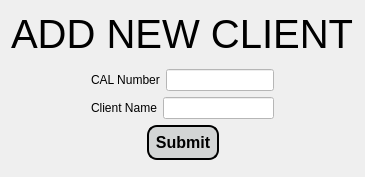
            <widget class="QWidget" name="add_page">
             <layout class="QVBoxLayout" name="verticalLayout_10">
              <item alignment="Qt::AlignHCenter">
               <widget class="QLabel" name="label_17">
                <property name="maximumSize">
                 <size>
                  <width>16777215</width>
                  <height>50</height>
                 </size>
                </property>
                <property name="font">
                 <font>
                  <pointsize>30</pointsize>
                 </font>
                </property>
                <property name="text">
                 <string>ADD NEW CLIENT</string>
                </property>
               </widget>
              </item>
              <item>
               <widget class="QFrame" name="frame_6">
                <property name="maximumSize">
                 <size>
                  <width>16777215</width>
                  <height>10</height>
                 </size>
                </property>
                <property name="frameShape">
                 <enum>QFrame::NoFrame</enum>
                </property>
                <property name="frameShadow">
                 <enum>QFrame::Raised</enum>
                </property>
               </widget>
              </item>
              <item>
               <layout class="QHBoxLayout" name="horizontalLayout_9">
                <item>
                 <spacer name="horizontalSpacer_2">
                  <property name="orientation">
                   <enum>Qt::Horizontal</enum>
                  </property>
                  <property name="sizeHint" stdset="0">
                   <size>
                    <width>40</width>
                    <height>20</height>
                   </size>
                  </property>
                 </spacer>
                </item>
                <item>
                 <layout class="QVBoxLayout" name="verticalLayout_9">
                  <item>
                   <layout class="QHBoxLayout" name="horizontalLayout_4">
                    <item>
                     <widget class="QLabel" name="label_18">
                      <property name="text">
                       <string>CAL Number</string>
                      </property>
                     </widget>
                    </item>
                    <item>
                     <widget class="QLineEdit" name="lineEdit_5">
                      <property name="styleSheet">
                       <string notr="true">background-color: rgb(255, 255, 255);</string>
                      </property>
                     </widget>
                    </item>
                   </layout>
                  </item>
                  <item>
                   <layout class="QHBoxLayout" name="horizontalLayout_5">
                    <item>
                     <widget class="QLabel" name="label_19">
                      <property name="text">
                       <string>Client Name</string>
                      </property>
                     </widget>
                    </item>
                    <item>
                     <widget class="QLineEdit" name="lineEdit_6">
                      <property name="styleSheet">
                       <string notr="true">background-color: rgb(255, 255, 255);
</string>
                      </property>
                     </widget>
                    </item>
                   </layout>
                  </item>
                 </layout>
                </item>
                <item>
                 <spacer name="horizontalSpacer">
                  <property name="orientation">
                   <enum>Qt::Horizontal</enum>
                  </property>
                  <property name="sizeHint" stdset="0">
                   <size>
                    <width>20</width>
                    <height>13</height>
                   </size>
                  </property>
                 </spacer>
                </item>
               </layout>
              </item>
              <item>
               <layout class="QHBoxLayout" name="horizontalLayout_10">
                <item>
                 <spacer name="horizontalSpacer_4">
                  <property name="orientation">
                   <enum>Qt::Horizontal</enum>
                  </property>
                  <property name="sizeHint" stdset="0">
                   <size>
                    <width>40</width>
                    <height>20</height>
                   </size>
                  </property>
                 </spacer>
                </item>
                <item>
                 <widget class="QPushButton" name="pushButton_7">
                  <property name="styleSheet">
                   <string notr="true">QPushButton{
background-color: rgb(211, 213, 213);
color:black;
border-style:outset;
border-width:2px;
border-radius:10px;
border-color: black;
font:bold 16px;
padding: 6;
}

QPushButton:hover{
background-color: rgb(83, 82, 82);
color: white;
}

QPushButton:pressed{
background-color: white;
}
</string>
                  </property>
                  <property name="text">
                   <string>Submit</string>
                  </property>
                 </widget>
                </item>
                <item>
                 <spacer name="horizontalSpacer_5">
                  <property name="orientation">
                   <enum>Qt::Horizontal</enum>
                  </property>
                  <property name="sizeHint" stdset="0">
                   <size>
                    <width>40</width>
                    <height>20</height>
                   </size>
                  </property>
                 </spacer>
                </item>
               </layout>
              </item>
              <item>
               <widget class="QFrame" name="frame_5">
                <property name="frameShape">
                 <enum>QFrame::NoFrame</enum>
                </property>
                <property name="frameShadow">
                 <enum>QFrame::Raised</enum>
                </property>
               </widget>
              </item>
             </layout>
            </widget>
